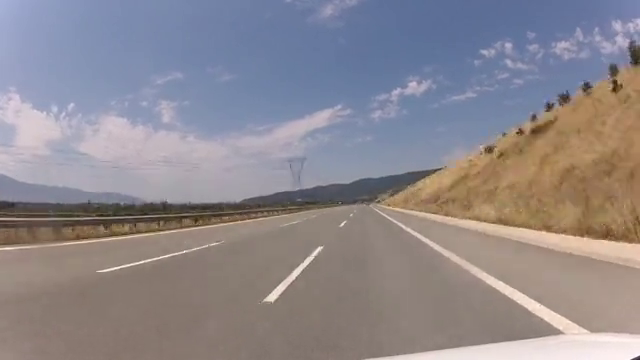
#> input picture frame 24 of test3.mp4, 640 x 360 px
$ python final.py
#> lines starting #> are read from the running program, lines starting #| are printed output that depends on the picture; after the words box and inside, x2 and y2 are one past the last pixel; in counts of white or black regions, pixels touching at a corner belong together
#!/usr/bin/env python
# coding: utf-8

# In[8]:


import numpy as np
import matplotlib.pyplot as plt
import cv2


# In[9]:


def cannyi(image):
    gray=cv2.cvtColor(image,cv2.COLOR_BGR2GRAY)
    blur=cv2.GaussianBlur(gray,(5,5),0)
    edges=cv2.Canny(blur,100,200)
    return edges


# In[10]:


def region_of_interest(image):
    h=image.shape[0]
    w=image.shape[1]
    triangle=np.array([[(0,h),((w//2),h//2),(w,h)]])
    mask=np.zeros_like(image)
    cv2.fillPoly(mask,triangle,255)
    masked_image=cv2.bitwise_and(mask,image)
    return masked_image


# In[11]:


import math
def display_lines(image,lines):
    line_image=np.zeros_like(image)
    if lines is not None:
        for line in lines:
            x1,y1,x2,y2=line.reshape(4)
            if(abs(math.atan((y2-y1)/(x2-x1)))>(0.09)):
                 cv2.line(line_image,(x1,y1),(x2,y2),(255,0,0),7 )
    return line_image


# In[12]:


cap=cv2.VideoCapture('test3.mp4')

width= int(cap.get(cv2.CAP_PROP_FRAME_WIDTH))
height= int(cap.get(cv2.CAP_PROP_FRAME_HEIGHT))

writer= cv2.VideoWriter('res1.mp4', cv2.VideoWriter_fourcc(*'DIVX'), 20, (width,height))


# In[13]:


while(cap.isOpened()):
    ret,frame=cap.read()
#> frame is the input picture: shape (360, 640, 3); mean B, G, R 141.6, 136.4, 142.1
    if(ret==True):
        canny=cannyi(frame)
#> in cannyi, `gray=cv2.cvtColor(image,cv2.COLOR_BGR2GRAY)`:
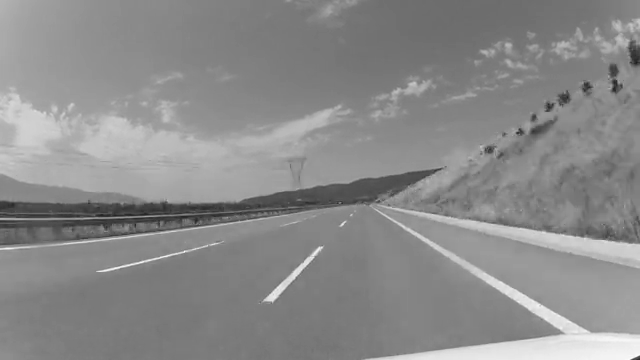
#> gray: shape (360, 640); min 29, max 255, mean 138.6
#> in cannyi, `edges=cv2.Canny(blur,100,200)`:
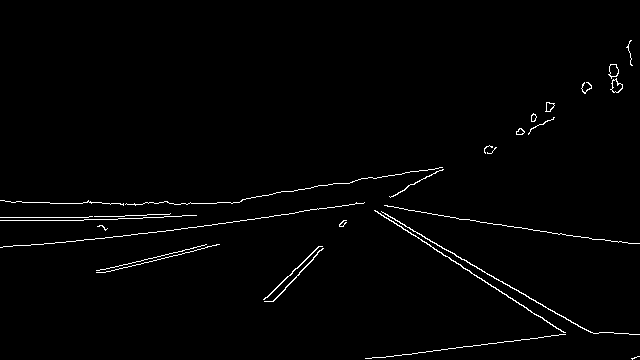
#> edges: shape (360, 640); 1.4% white in thin lines or dots, all inside (x1, y1, x2, y2) = (0, 40, 640, 360)
        cropped_img=region_of_interest(canny)
#> in region_of_interest, `cv2.fillPoly(mask,triangle,255)`:
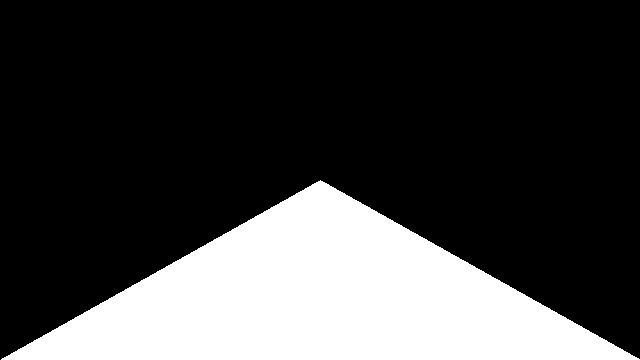
#> mask: shape (360, 640); 25.1% white; 1 white region, box (x1, y1, x2, y2) and area: (1, 180, 640, 360) 57740
#> in region_of_interest, `masked_image=cv2.bitwise_and(mask,image)`:
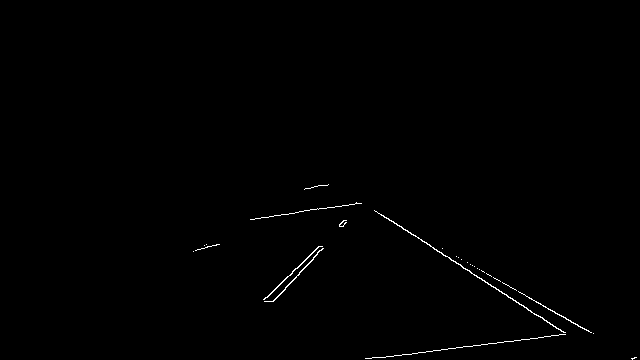
#> masked_image: shape (360, 640); 0.47% white in thin lines or dots, all inside (x1, y1, x2, y2) = (193, 184, 637, 360)
        lines=cv2.HoughLinesP(cropped_img,2,np.pi/180,100,np.array([]),minLineLength=40,maxLineGap=5)
#> lines = [[376, 211, 563, 332], [367, 358, 550, 336], [456, 256, 545, 306], [250, 219, 328, 207], [264, 299, 319, 246], [529, 298, 590, 332]]
        line_image=display_lines(frame,lines)
#> the loop in display_lines, `for line in lines:` made 6 passes
#> after the loop in display_lines, `for line in lines:`:
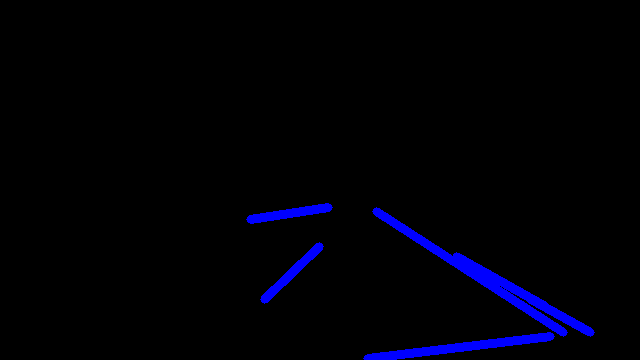
#> line_image: shape (360, 640, 3); mean of channels 0, 1, 2 7.2, 0, 0; drawn as B, G, R
        combo=cv2.addWeighted(frame,0.8,line_image,1,1)
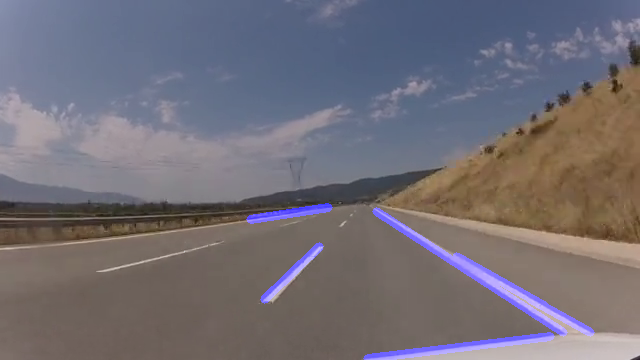
#> combo: shape (360, 640, 3); mean B, G, R 118, 110.1, 114.7
        cv2.namedWindow("Resize", cv2.WINDOW_NORMAL)
        cv2.resizeWindow("Resize", 1200, 800)

#         cv2.resizeWindow("Resized_Window", 300, 700)
        writer.write(combo)
        cv2.imshow("Resize",combo)
        if(cv2.waitKey(1)==ord('q')):
#> (key q is pressed here)
            break
    else:
        break
cap.release()
writer.release()
cv2.destroyAllWindows()


# In[ ]:


# In[ ]:

$ run again, starting later in the video
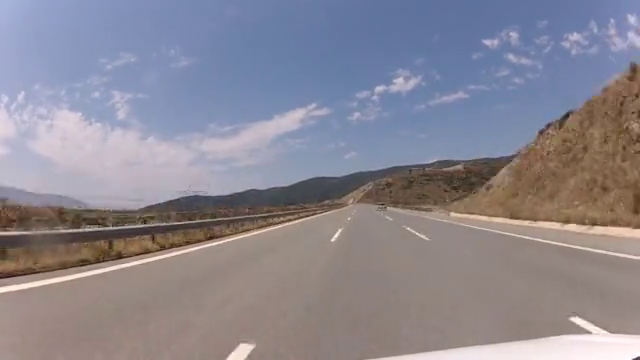
#> input picture frame 111 of test3.mp4, 640 x 360 px
#> frame is the input picture: shape (360, 640, 3); mean B, G, R 145.9, 135.5, 139.4
#> in cannyi, `edges=cv2.Canny(blur,100,200)`:
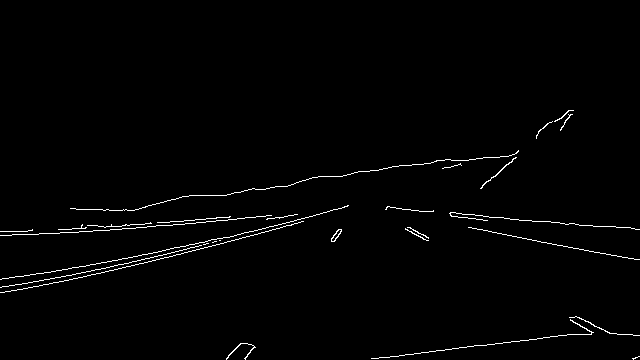
#> edges: shape (360, 640); 1.3% white in thin lines or dots, all inside (x1, y1, x2, y2) = (0, 110, 640, 360)
#> mask: shape (360, 640); 25.1% white; 1 white region, box (x1, y1, x2, y2) and area: (1, 180, 640, 360) 57740
#> masked_image: shape (360, 640); 0.3% white in thin lines or dots, all inside (x1, y1, x2, y2) = (195, 205, 637, 360)
#> lines = [[373, 358, 575, 334], [226, 237, 274, 225], [195, 250, 303, 221]]
#> the loop in display_lines, `for line in lines:` made 3 passes
#> `combo=cv2.addWeighted(frame,0.8,line_image,1,1)`:
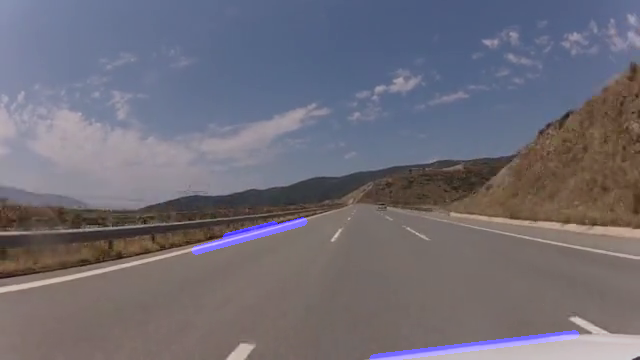
#> combo: shape (360, 640, 3); mean B, G, R 119.4, 109.4, 112.5

$ run again, starting later in the video
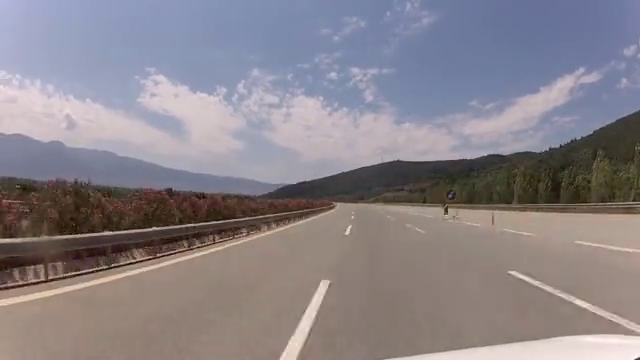
#> input picture frame 198 of test3.mp4, 640 x 360 px
#> frame is the input picture: shape (360, 640, 3); mean B, G, R 137.2, 131.3, 137.9
#> in cannyi, `edges=cv2.Canny(blur,100,200)`:
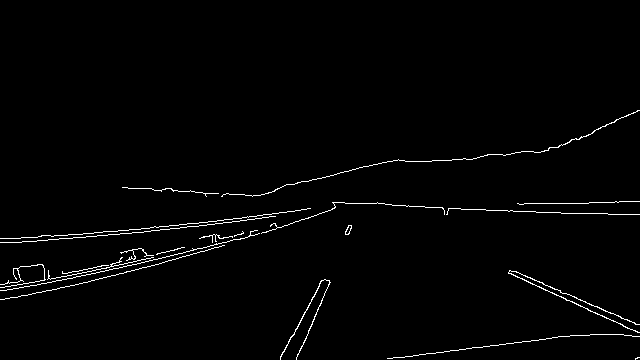
#> edges: shape (360, 640); 1.5% white in thin lines or dots, all inside (x1, y1, x2, y2) = (0, 110, 640, 360)
#> mask: shape (360, 640); 25.1% white; 1 white region, box (x1, y1, x2, y2) and area: (1, 180, 640, 360) 57740
#> masked_image: shape (360, 640); 0.36% white in thin lines or dots, all inside (x1, y1, x2, y2) = (184, 202, 638, 360)
#> lines = [[387, 358, 578, 335], [254, 235, 316, 215], [280, 357, 322, 280]]
#> the loop in display_lines, `for line in lines:` made 3 passes
#> `combo=cv2.addWeighted(frame,0.8,line_image,1,1)`:
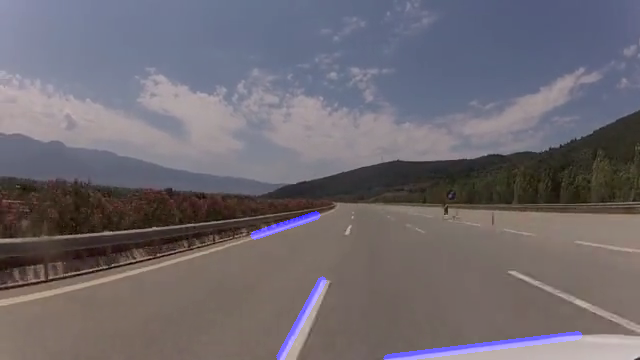
#> combo: shape (360, 640, 3); mean B, G, R 112.6, 106, 111.3
